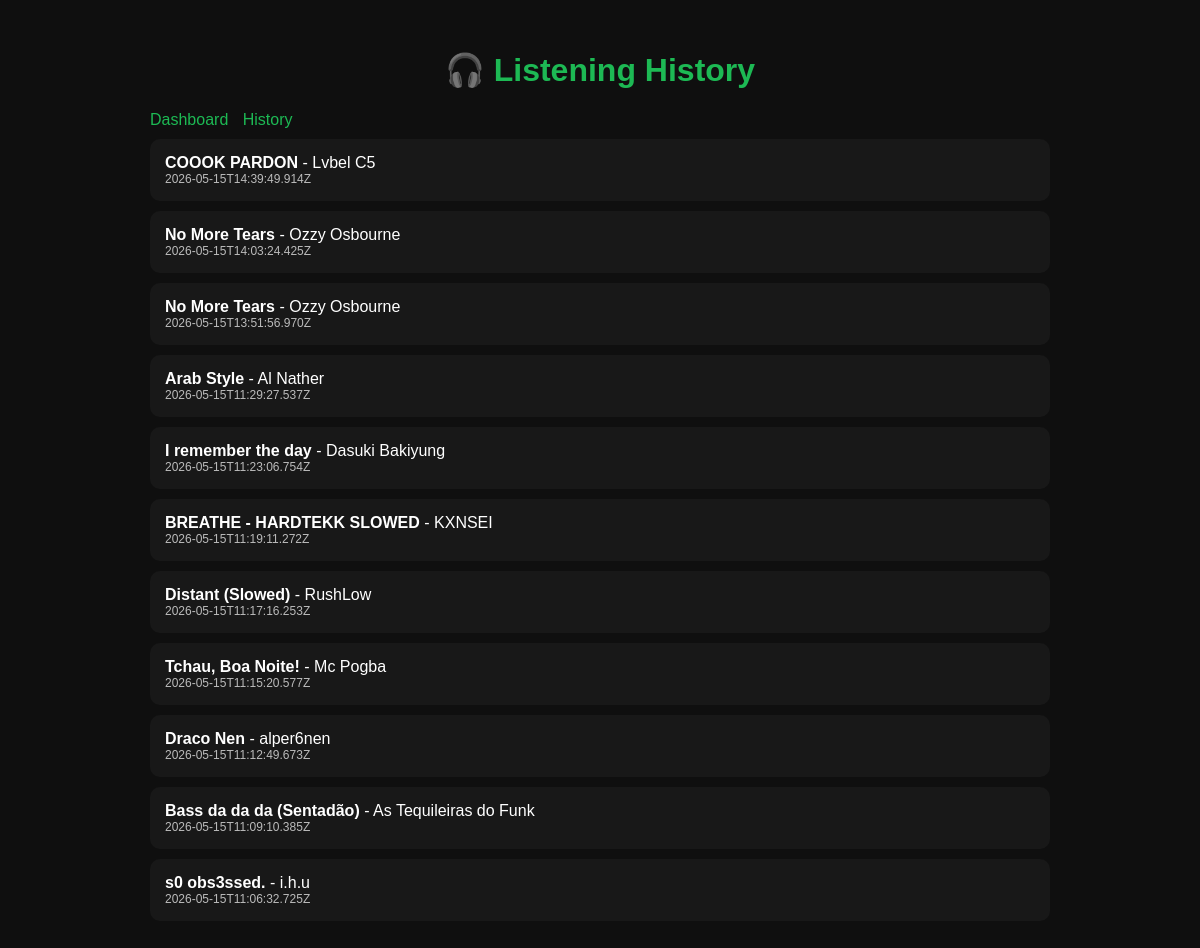
The app's page /history with its own data.
### tables this page shows
CREATE TABLE recent_tracks (

    id INTEGER PRIMARY KEY AUTOINCREMENT,

    track_id TEXT,
    song_name TEXT,
    artist_name TEXT,
    played_at TEXT UNIQUE

);

### app/web/app.py (the view)
@app.route("/history")
def history():
    data = get_recent_history(50)
    return render_template(
        "history.html",
        data=data
    )

### app/database/db.py (called while the page is built)
def create_connection():
    connection = sqlite3.connect(DATABASE_PATH, timeout=10)
    return connection

### app/database/queries.py (called while the page is built)
def get_recent_history(limit=20):
    connection = create_connection()
    cursor = connection.cursor()
    cursor.execute("""
    SELECT song_name, artist_name, played_at
    FROM recent_tracks
    ORDER BY played_at DESC
    LIMIT ?
    """, (limit,))
    data = cursor.fetchall()
    connection.close()
    return data

### app/web/templates/history.html (shortened to what this page needs)
<!DOCTYPE html>
<html>
<head>
</head>
<body>
<div class="container">
    <h1>🎧 Listening History</h1>
    <div class="nav">
        <a href="/">Dashboard</a>
        <a href="/history">History</a>
    </div>
    {% for song, artist, time in data %}
        <div class="card">
            <b>{{ song }}</b> - {{ artist }}
            <div class="small">{{ time }}</div>
        </div>
    {% endfor %}
</div>
</body>
</html>

### app/web/templates/history.html (style rules this page uses)
body { background: #0f0f0f; color: white; font-family: Arial; margin: 0; }
.container { max-width: 900px; margin: auto; padding: 30px; }
h1 { color: #1DB954; text-align: center; }
.card { background: #181818; padding: 15px; margin-top: 10px; border-radius: 10px; }
.nav a { color: #1DB954; margin-right: 10px; text-decoration: none; }
.small { font-size: 12px; opacity: 0.7; }

### records on screen
recent_tracks: song_name "COOOK PARDON", artist_name "Lvbel C5", played_at "2026-05-15T14:39:49.914Z"
recent_tracks: song_name "No More Tears", artist_name "Ozzy Osbourne", played_at "2026-05-15T14:03:24.425Z"
recent_tracks: song_name "No More Tears", artist_name "Ozzy Osbourne", played_at "2026-05-15T13:51:56.970Z"
recent_tracks: song_name "Arab Style", artist_name "Al Nather", played_at "2026-05-15T11:29:27.537Z"
recent_tracks: song_name "I remember the day", artist_name "Dasuki Bakiyung", played_at "2026-05-15T11:23:06.754Z"
recent_tracks: song_name "BREATHE - HARDTEKK SLOWED", artist_name "KXNSEI", played_at "2026-05-15T11:19:11.272Z"
recent_tracks: song_name "Distant (Slowed)", artist_name "RushLow", played_at "2026-05-15T11:17:16.253Z"
recent_tracks: song_name "Tchau, Boa Noite!", artist_name "Mc Pogba", played_at "2026-05-15T11:15:20.577Z"
recent_tracks: song_name "Draco Nen", artist_name "alper6nen", played_at "2026-05-15T11:12:49.673Z"
recent_tracks: song_name "Bass da da da (Sentadão)", artist_name "As Tequileiras do Funk", played_at "2026-05-15T11:09:10.385Z"
recent_tracks: song_name "s0 obs3ssed.", artist_name "i.h.u", played_at "2026-05-15T11:06:32.725Z"
